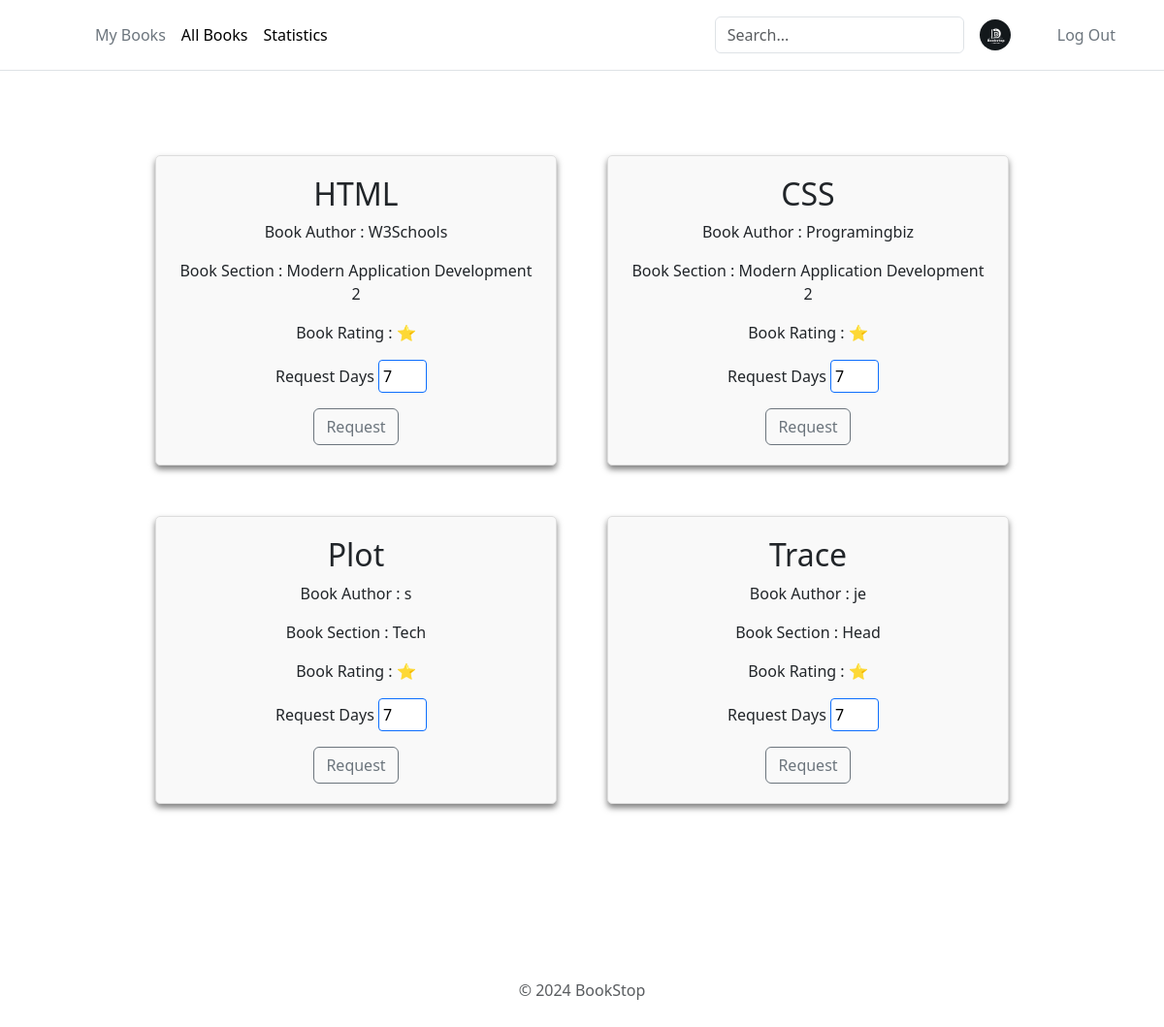
The app's page /allBooks (signed in), older data.
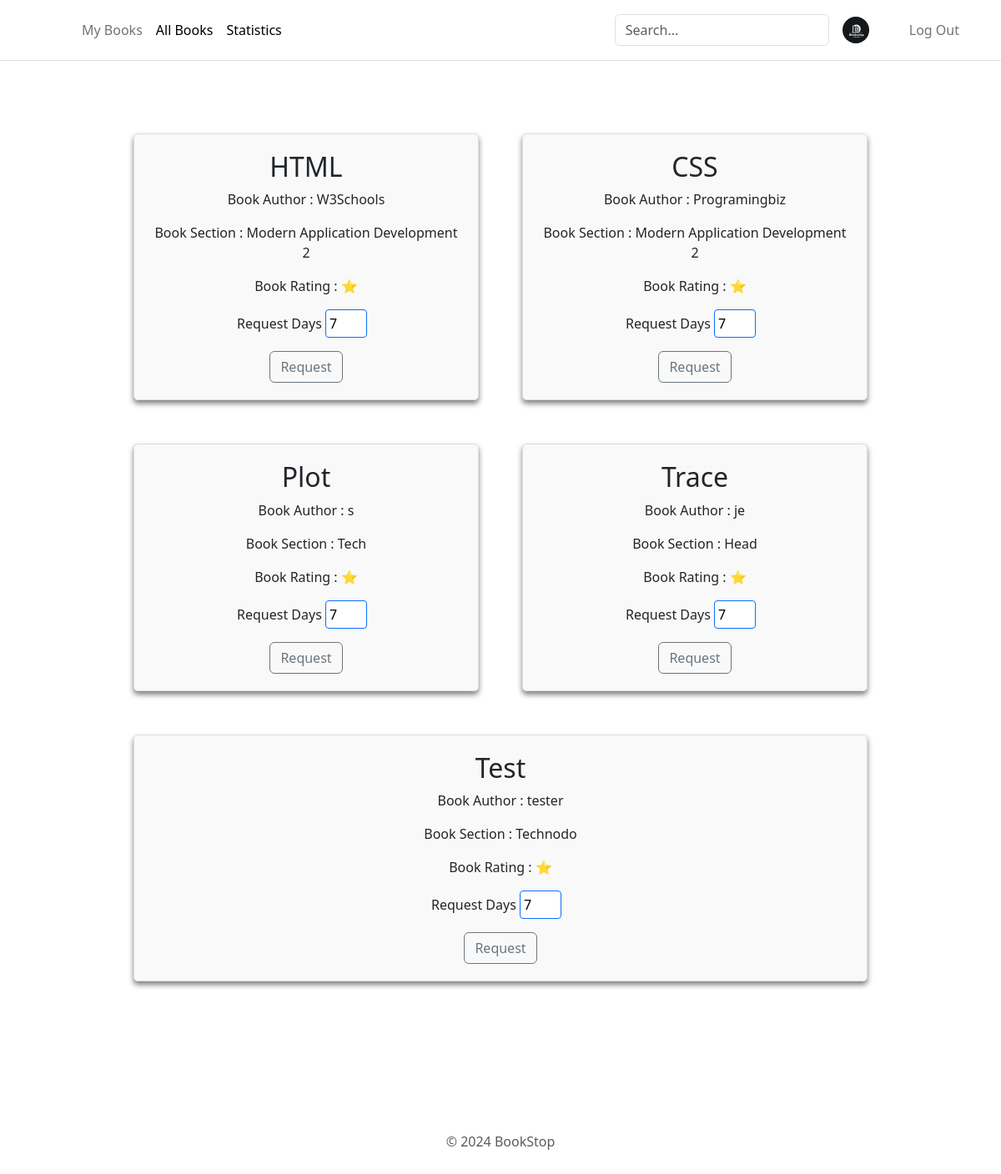
The same page, newer data.
### app.py (models this page shows)
class Books(db.Model):
    __tablename__ = 'books'
    BookId = db.Column(db.Integer, autoincrement=True, primary_key=True)
    SectionId = db.Column(db.Integer, db.ForeignKey('section.SectionId'), nullable=False)
    Title = db.Column(db.String(50), nullable=False)
    Author = db.Column(db.String(50), nullable=False)
    Content = db.Column(db.Text)
    ImageLink = db.Column(db.String(255))

### app.py (the view)
@app.route("/allBooks", methods=["GET","POST"])
def allBooks():
    if 'user_id' not in session:
        return redirect(url_for('userLogin'))
    if request.method == 'POST':
        data = request.form.to_dict()
        requstBook = BookIssue(UserId=session['user_id'], BookId=data['bookid'], SectionId=data['sectionId'], Days=data['days'], IssueStatus = 'requested', IssueDate = datetime.datetime.today().date())
        db.session.add(requstBook)
        db.session.commit()
        bookSec = BookSection.query.all()
        userid = session['user_id']
        return render_template("allBooks.html", books=bookSec, userid = userid)
    else:
        bookSec = BookSection.query.all()
        userid = request.args.get('userid')
        return render_template("allBooks.html", books=bookSec, userid = userid)

### app/templates/allBooks.html (shortened to what this page needs)
<!DOCTYPE html>
<html lang="en">
  <head>
    <link rel="stylesheet" href="/static/add-section.css" />
    {% include 'bootstrap.html' %}
  </head>
  <body>
    <div>
      {% include 'header.html' %}
      <div>
        <div class="main-container">
          {% for book in books %}
          <div class="section-container" id="1">
            <h2>{{book.Books_Title}}</h2>
            <p class="book-author">Book Author : {{book.Books_Author}}</p>
            <div>
              <p class="book-section">Book Section : {{book.Section_Title}}</p>
            </div>
            <div>
              <p class="book-rating">Book Rating : {{book.Books_Rating}} ⭐</p>
            </div>
            <form action="/allBooks" method="post">
              <p>
                Request Days
                <input
                  type="number"
                  name="days"
                  required
                  value="7"
                  style="width: 50px; padding: 4px; margin-right: 10px"
                />
              </p>
              <button
                type="submit"
                id="request{{book.Books_BookId}}"
                class="btn btn-outline-secondary"
              >
                Request
              </button>
            </form>
          </div>
          {% endfor %}
        </div>
        {% include 'footer.html' %}
      </div>
    </div>
  </body>
</html>

Row changes from the older to the newer data that the page shows:
added Books: Books_Title "Test", Books_Author "tester", Section_Title "Technodo"
